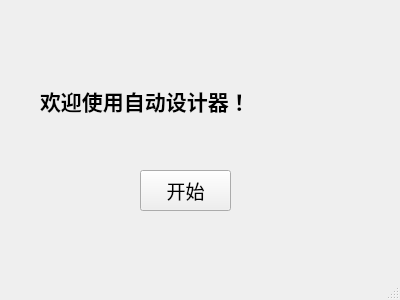
<?xml version="1.0" encoding="UTF-8"?>
<ui version="4.0">
 <class>MainWindow</class>
 <widget class="QMainWindow" name="MainWindow">
  <property name="geometry">
   <rect>
    <x>0</x>
    <y>0</y>
    <width>400</width>
    <height>300</height>
   </rect>
  </property>
  <property name="windowTitle">
   <string>AutoDesigner</string>
  </property>
  <widget class="QWidget" name="centralwidget">
   <widget class="QLabel" name="label">
    <property name="geometry">
     <rect>
      <x>40</x>
      <y>-10</y>
      <width>361</width>
      <height>221</height>
     </rect>
    </property>
    <property name="font">
     <font>
      <pointsize>16</pointsize>
      <weight>75</weight>
      <bold>true</bold>
     </font>
    </property>
    <property name="text">
     <string>欢迎使用自动设计器！</string>
    </property>
   </widget>
   <widget class="QPushButton" name="pushButton">
    <property name="geometry">
     <rect>
      <x>140</x>
      <y>170</y>
      <width>91</width>
      <height>41</height>
     </rect>
    </property>
    <property name="font">
     <font>
      <pointsize>14</pointsize>
     </font>
    </property>
    <property name="text">
     <string>开始</string>
    </property>
   </widget>
  </widget>
  <widget class="QMenuBar" name="menubar">
   <property name="geometry">
    <rect>
     <x>0</x>
     <y>0</y>
     <width>400</width>
     <height>21</height>
    </rect>
   </property>
  </widget>
  <widget class="QStatusBar" name="statusbar"/>
 </widget>
 <resources/>
 <connections/>
</ui>
